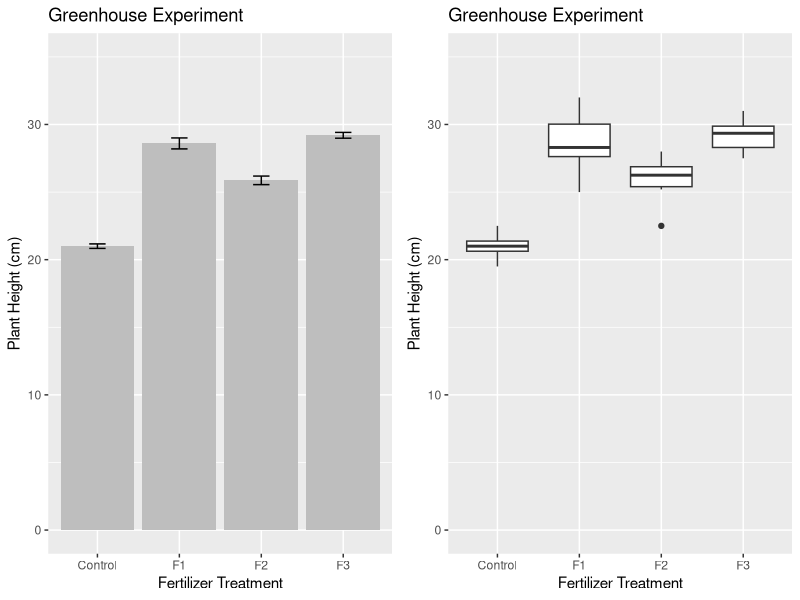
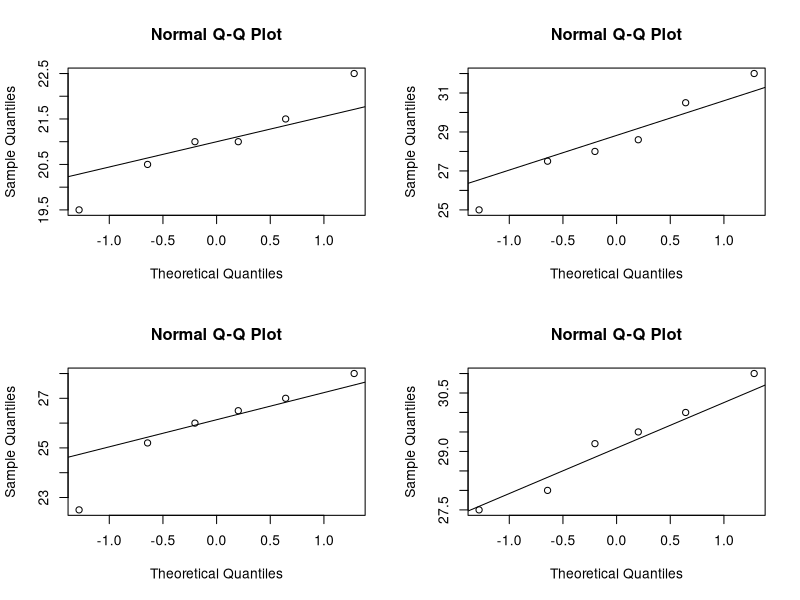
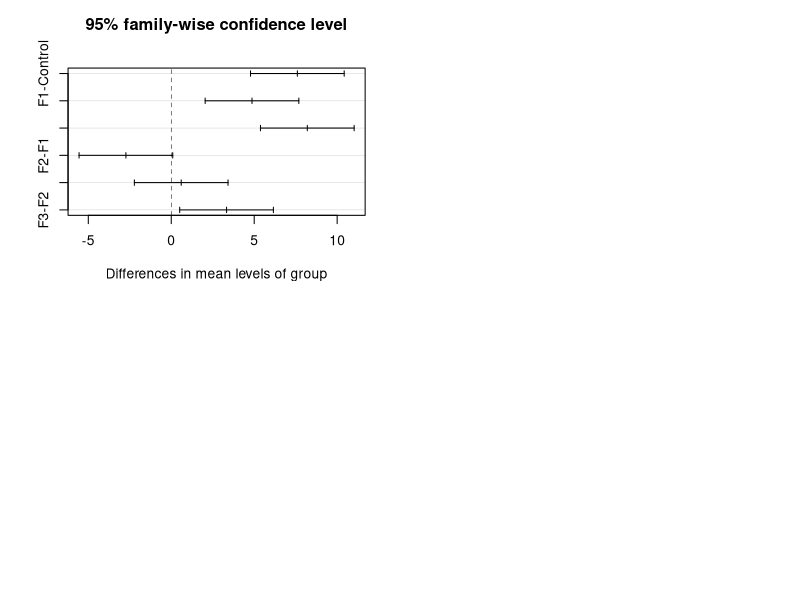

The R source for these figures, in order: (Note: this script raises an error after producing the figures.)
## ---- chunk 1
library(tidyverse)
## ---- chunk 2
dat <- data.frame(x = c("$SS_{Trt}$", 
                       "$SS_{Err}$"),
                 y = c("$\\frac{SS_{Trt}}{k - 1}$", "$N - k$"))
knitr::kable(dat)
## ---- chunk 3
greenhouse <- tribble(
  ~group, ~growth,
"Control",      21,
"Control",      19.5,
"Control",      22.5,
"Control",      21.5,
"Control",      20.5,
"Control",      21,
"F1",      32,
"F1",      30.5,
"F1",      25,
"F1",      27.5,
"F1",      28,
"F1",      28.6,
"F2",      22.5,
"F2",      26,
"F2",      28,
"F2",      27,
"F2",      26.5,
'F2',      25.2,
"F3",      28,
"F3",      27.5,
"F3",      31,
"F3",      29.5,
"F3",      30,
"F3",      29.2
) %>%
  mutate(group = factor(group))
skimr::skim(greenhouse)
## ---- chunk 4
library(ggplot2)
library(gridExtra)

p1 <- greenhouse %>%
  group_by(group) %>%
  summarize(mean_growth = mean(growth),
            se = sd(growth) / n()) %>%
  ggplot(aes(x = group, y = mean_growth)) + 
  geom_col(fill = "grey") +
  geom_errorbar(aes(ymin = mean_growth - se, ymax = mean_growth + se, width = .2)) +
  labs(title = "Greenhouse Experiment",
       x = "Fertilizer Treatment",
       y = "Plant Height (cm)") +
  scale_y_continuous(limits = c(0, 35))

p2<-ggplot(data = greenhouse, aes(x = group, y = growth)) +
  geom_boxplot() +
  labs(title = "Greenhouse Experiment",
       x = "Fertilizer Treatment",
       y = "Plant Height (cm)") +
  scale_y_continuous(limits = c(0, 35))

grid.arrange(p1, p2, ncol = 2)
## ---- chunk 5
greenhouse.aov <- aov(growth ~ group, data = greenhouse)
anova(greenhouse.aov)
## ---- chunk 6
par(mfrow = c(2, 2))
split(greenhouse$growth, f = greenhouse$group) %>% sapply(function(x) {qqnorm(x); qqline(x)})
## ---- chunk 7
greenhouse %>% group_by(group) %>% summarize(sd = sd(growth))
## ---- chunk 8
bartlett.test(growth ~ group, data = greenhouse)
## ---- chunk 9
plot(TukeyHSD(greenhouse.aov))
## ---- chunk 10
library(MASS)
boxcox(greenhouse.aov, plotit = TRUE)
## ---- chunk 11
pig <- read.delim(file = "input/pig_weight.txt", header = TRUE, sep = ",")
pig <- pig %>%
  gather(key = diet, value = weight) %>%
  mutate(diet = factor(diet))

glimpse(pig)

ggplot(data = pig, aes(x = diet, y = weight)) +
  geom_boxplot()
## ---- chunk 12
layout(rbind(c(1, 2), c(3, 4)))
qqnorm(pig[pig$diet == "Feed.1",]$weight)
qqline(pig[pig$diet == "Feed.1",]$weight)
qqnorm(pig[pig$diet == "Feed.2",]$weight)
qqline(pig[pig$diet == "Feed.2",]$weight)
qqnorm(pig[pig$diet == "Feed.3",]$weight)
qqline(pig[pig$diet == "Feed.3",]$weight)
qqnorm(pig[pig$diet == "Feed.4",]$weight)
qqline(pig[pig$diet == "Feed.4",]$weight)
## ---- chunk 13
bartlett.test(weight ~ diet, data = pig)
## ---- chunk 14
summary(pig.aov <- aov(weight ~ diet, data = pig))
## ---- chunk 15
TukeyHSD(pig.aov)
plot(TukeyHSD(pig.aov))
## ---- chunk 16
library(dplyr)
library(ggplot2)
library(nortest)  # for Anderson-Darling test
library(stats)  # for anova

smoker <- c(1, 1, 1, 1, 1, 1, 1, 1, 1, 
            2, 2, 2, 2, 2, 2, 2, 2, 2, 
            3, 3, 3, 3, 3, 3, 3, 3, 3)
stress <- c(1, 1, 1, 2, 2, 2, 3, 3, 3,
            1, 1, 1, 2, 2, 2, 3, 3, 3,
            1, 1, 1, 2, 2, 2, 3, 3, 3)
oxytime <- c(12.8, 13.5, 11.2, 16.2, 18.1, 17.8, 22.6, 19.3, 18.9,
             10.9, 11.1, 9.8, 15.5, 13.8, 16.2, 20.1, 21.0, 15.9,
             8.7, 9.2, 7.5, 14.7, 13.2, 8.1, 16.2, 16.1, 17.8)
oxy <- data.frame(oxytime, smoker, stress)
oxy$smoker <- ordered(oxy$smoker,
                      levels = c(1, 2, 3),
                      labels = c("non-smoker", "moderate", "heavy"))
oxy$stress <- factor(oxy$stress,
                     labels = c("bicycle", "treadmill", "steps"))

lm_oxy <- lm(oxytime~smoker+stress+smoker*stress, data = oxy)
anova(lm_oxy)
